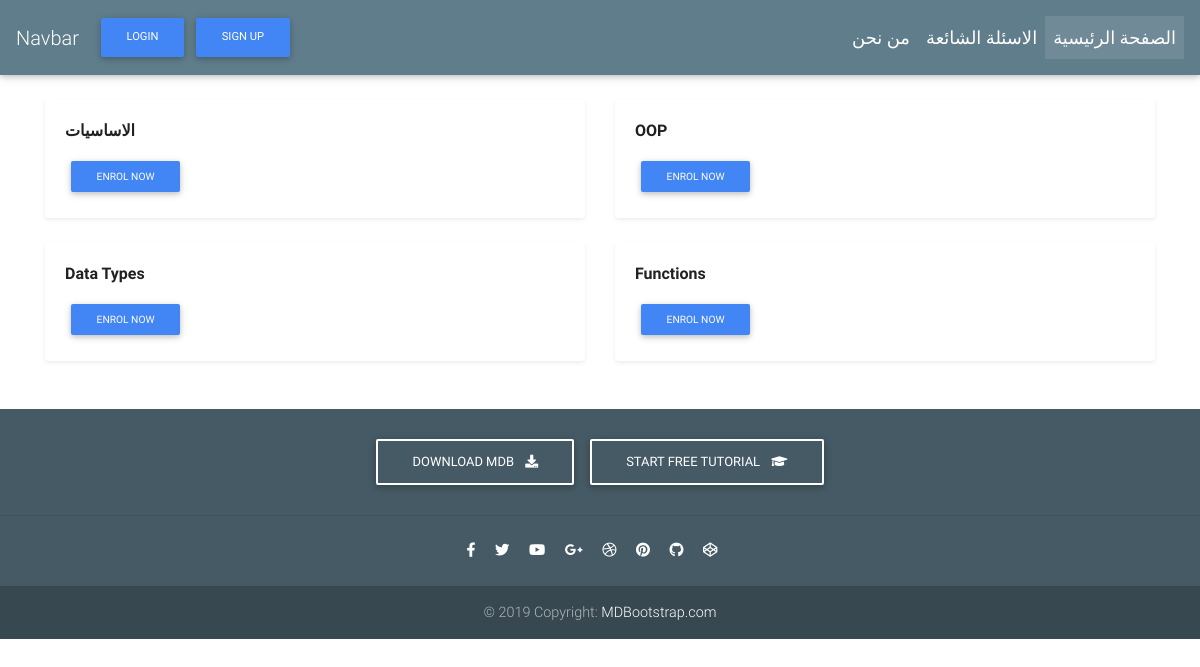
The app's page /courses/python with its own data.
### MohTech/models.py (models this page shows, shortened)
class Sections(models.Model):
    section_id = models.UUIDField(primary_key=True, default=uuid.uuid4)
    course = models.ForeignKey(Courses, on_delete=models.CASCADE)
    section_name = models.CharField(max_length=50)
    def getTheSectionLessons(self):
        return self.lessons_set.all()

### MohTech/views.py (the view)
# urls.py: path('courses/<slug:slug>', courseDetail, name='course_detail'),
def courseDetail(request, slug):
    specific_object_has_been_chosen = Courses.objects.get(slug=slug)
    context = {
        'one_course': specific_object_has_been_chosen,
    }
    return render(request, 'one_course.html', context)

### MohTech/models.py (called while the page is built)
    def getCourseSections(self):
        return self.sections_set.all()

### MohTech/templatetags/cart_items.py (called while the page is built)
@register.filter
def cart_get_items(user):
    all_orders = Orders.objects.filter(user=user, is_ordered=False)
    if all_orders.exists():
        return all_orders[0].ordered_courses.all().count()
    return 0

### templates/one_course.html (shortened to what this page needs)
{% extends 'Main.html' %}
{% block content %}
    <div class="container">
   <h3 class="pb-3 mb-4 mt-4 font-italic border-bottom">
   </h3>
   <div class="row">
       {% for every_thing_the_instance_has in one_course.getCourseSections %}
      <div class="col-md-6">
         <div class="card flex-md-row mb-4 shadow-sm h-md-250">
            <div class="card-body d-flex flex-column align-items-start">
            <details>
               <summary class="d-inline-block mb-2 text-dark"><b>{{ every_thing_the_instance_has.section_name }}</b></summary>
            </details>
               <a class="btn btn-primary btn-sm" role="button" href="#" >Enrol Now</a>
            </div>
         </div>
      </div>
       {% endfor %}
   </div>
</div>
{% endblock %}

### records on screen
Sections: section_name "الاساسيات"
Sections: section_name "OOP"
Sections: section_name "Data Types"
Sections: section_name "Functions"
